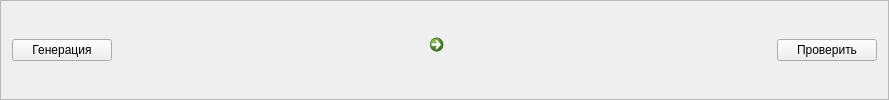
          <widget class="QFrame" name="frPasport">
           <property name="frameShape">
            <enum>QFrame::StyledPanel</enum>
           </property>
           <property name="frameShadow">
            <enum>QFrame::Raised</enum>
           </property>
           <layout class="QVBoxLayout" name="verticalLayout_10">
            <property name="topMargin">
             <number>0</number>
            </property>
            <property name="bottomMargin">
             <number>0</number>
            </property>
            <item>
             <widget class="QFrame" name="frame_10">
              <property name="frameShape">
               <enum>QFrame::NoFrame</enum>
              </property>
              <property name="frameShadow">
               <enum>QFrame::Raised</enum>
              </property>
              <layout class="QHBoxLayout" name="horizontalLayout_14">
               <property name="leftMargin">
                <number>0</number>
               </property>
               <property name="topMargin">
                <number>0</number>
               </property>
               <property name="rightMargin">
                <number>0</number>
               </property>
               <property name="bottomMargin">
                <number>0</number>
               </property>
               <item>
                <widget class="QPushButton" name="pbIdGenerate4PasportCheck">
                 <property name="minimumSize">
                  <size>
                   <width>100</width>
                   <height>0</height>
                  </size>
                 </property>
                 <property name="text">
                  <string>Генерация</string>
                 </property>
                </widget>
               </item>
               <item>
                <spacer name="horizontalSpacer_5">
                 <property name="orientation">
                  <enum>Qt::Horizontal</enum>
                 </property>
                 <property name="sizeHint" stdset="0">
                  <size>
                   <width>304</width>
                   <height>20</height>
                  </size>
                 </property>
                </spacer>
               </item>
               <item>
                <widget class="QCommandLinkButton" name="clbPasport">
                 <property name="maximumSize">
                  <size>
                   <width>45</width>
                   <height>45</height>
                  </size>
                 </property>
                 <property name="text">
                  <string/>
                 </property>
                 <property name="icon">
                  <iconset>
                   <normaloff>orel.png</normaloff>orel.png</iconset>
                 </property>
                 <property name="iconSize">
                  <size>
                   <width>30</width>
                   <height>30</height>
                  </size>
                 </property>
                </widget>
               </item>
               <item>
                <spacer name="horizontalSpacer_6">
                 <property name="orientation">
                  <enum>Qt::Horizontal</enum>
                 </property>
                 <property name="sizeHint" stdset="0">
                  <size>
                   <width>304</width>
                   <height>20</height>
                  </size>
                 </property>
                </spacer>
               </item>
               <item>
                <widget class="QPushButton" name="pbPasportCheck">
                 <property name="minimumSize">
                  <size>
                   <width>100</width>
                   <height>0</height>
                  </size>
                 </property>
                 <property name="text">
                  <string>Проверить</string>
                 </property>
                </widget>
               </item>
              </layout>
             </widget>
            </item>
           </layout>
          </widget>
